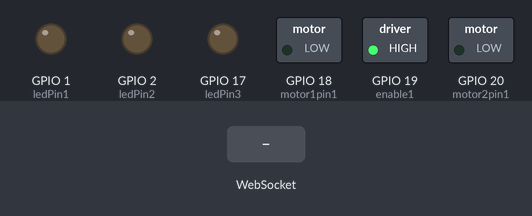
Recording of a sketch running on a simulated ESP32. Shown: switched loads named in the sketch (green lamp = pin HIGH), output pins drawn as LEDs (lit = HIGH). Inputs (shaded band) come from the test bench. WiFi joins after 1.5 s; servers stay silent unless stated; storage starts empty; what the sketch prints to the serial monitor is not drawn.

Above: at 3.2 s.
3.3 s: WebSocket text "F" received
At 3.7 s:
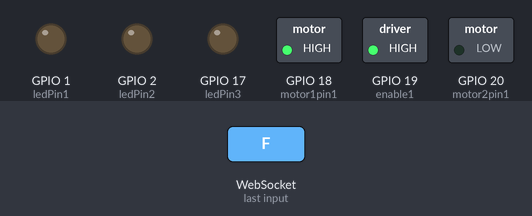
4.8 s: WebSocket text "B" received
At 6.0 s:
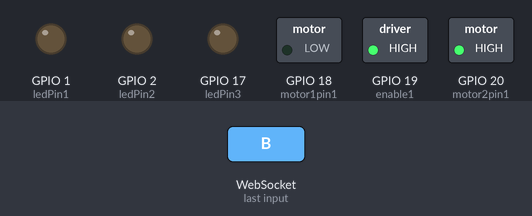
Timing chart, 0 to 7.8 s (numbered marks = the images above; inputs shaded):
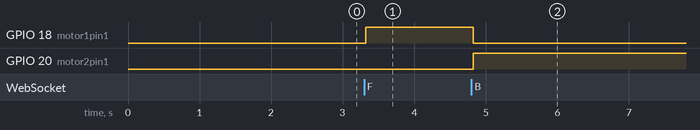

The sketch:

esp32_Bootcamptest2.ino
```cpp
#include <ArduinoJson.h>

/*
  Rui Santos
  Complete project details at https://RandomNerdTutorials.com/esp32-web-server-websocket-sliders/

  Permission is hereby granted, free of charge, to any person obtaining a copy
  of this software and associated documentation files.

  The above copyright notice and this permission notice shall be included in all
  copies or substantial portions of the Software.
*/

#include <Arduino.h>
#include <WiFi.h>
#include <AsyncTCP.h>
#include <ESPAsyncWebServer.h>
#include "SPIFFS.h"
#include <Arduino_JSON.h>

// Replace with your network credentials
const char* ssid = "WAVLINK-N";
const char* password = "SanjaySaskia@123";

// Create AsyncWebServer object on port 80
AsyncWebServer server(80);
// Create a WebSocket object

AsyncWebSocket ws("/ws");
// Set LED GPIO
const int ledPin1 = 1;
const int ledPin2 = 2;
const int ledPin3 = 17;

const int motor1pin1 = 18;
const int motor2pin1 = 20;
const int enable1 = 19;

String message = "";
String sliderValue1 = "0";
String sliderValue2 = "0";
String sliderValue3 = "0";

int dutyCycle1;
int dutyCycle2;
  int dutyCycle3;

// setting PWM properties
const int freq = 5000;
const int ledChannel1 = 0;
const int ledChannel2 = 1;
const int ledChannel3 = 2;

const int resolution = 8;

//Json Variable to Hold Slider Values
JSONVar sliderValues;

//Get Slider Values
String getSliderValues(){
  sliderValues["sliderValue1"] = String(sliderValue1);
  sliderValues["sliderValue2"] = String(sliderValue2);
  sliderValues["sliderValue3"] = String(sliderValue3);

  String jsonString = JSON.stringify(sliderValues);
  return jsonString;
}

// Initialize SPIFFS
void initFS() {
  if (!SPIFFS.begin()) {
    Serial.println("An error has occurred while mounting SPIFFS");
  }
  else{
   Serial.println("SPIFFS mounted successfully");
  }
}

// Initialize WiFi
void initWiFi() {
  WiFi.mode(WIFI_STA);
  WiFi.begin(ssid, password);
  Serial.print("Connecting to WiFi ..");
  while (WiFi.status() != WL_CONNECTED) {
    Serial.print('.');
    delay(1000);
  }
  Serial.println(WiFi.localIP());
}

void Forward(){
 digitalWrite(18,HIGH);
 digitalWrite(20,LOW);
}

void Back(){
 digitalWrite(18,LOW);
 digitalWrite(20,HIGH);

}

void Left()
{}
void Right(){}

void notifyClients(String sliderValues) {
  ws.textAll(sliderValues);
}

void handleWebSocketMessage(void *arg, uint8_t *data, size_t len) {
  AwsFrameInfo *info = (AwsFrameInfo*)arg;
  if (info->final && info->index == 0 && info->len == len && info->opcode == WS_TEXT) {
    data[len] = 0;
    message = (char*)data;
    Serial.println(message);
    if (message.indexOf("1s") >= 0) {
      Serial.println("1s activated");
      sliderValue1 = message.substring(2);
      dutyCycle1 = map(sliderValue1.toInt(), 0, 100, 0, 255);
      Serial.println(dutyCycle1);
      Serial.print(getSliderValues());
      notifyClients(getSliderValues());
    }
    if (message.indexOf("F")>= 0) {
//        sliderValue2 = message.substring(2);
//        dutyCycle2 = map(sliderValue2.toInt(), 0, 100, 0, 255);
//        Serial.println(dutyCycle2);
//        Serial.print(getSliderValues());
//        notifyClients(getSliderValues());
        Serial.println("Forward");
        Forward();
    }
    if (message.indexOf("L") >= 0) {
    Serial.println("Left");
    Left();
    }
      if (message.indexOf("B") >= 0) {
    Serial.println("Back");
    Back();
    }
    if (message.indexOf("R") >= 0) {
    Serial.println("Right");
    Right();
    }
    if (strcmp((char*)data, "getValues") == 0) {
      notifyClients(getSliderValues());
    }
  }
}
void onEvent(AsyncWebSocket *server, AsyncWebSocketClient *client, AwsEventType type, void *arg, uint8_t *data, size_t len) {
  switch (type) {
    case WS_EVT_CONNECT:
      Serial.printf("WebSocket client #%u connected from %s\n", client->id(), client->remoteIP().toString().c_str());
      break;
    case WS_EVT_DISCONNECT:
      Serial.printf("WebSocket client #%u disconnected\n", client->id());
      break;
    case WS_EVT_DATA:
      handleWebSocketMessage(arg, data, len);
      break;
    case WS_EVT_PONG:
    case WS_EVT_ERROR:
      break;
  }
}

void initWebSocket() {
  ws.onEvent(onEvent);
  server.addHandler(&ws);
}

void setup() {
  Serial.begin(115200);
  pinMode(ledPin1, OUTPUT);
  pinMode(ledPin2, OUTPUT);
  pinMode(ledPin3, OUTPUT);
  initFS();
  initWiFi();

  // configure LED PWM functionalitites
  ledcSetup(ledChannel1, freq, resolution);
  ledcSetup(ledChannel2, freq, resolution);
  ledcSetup(ledChannel3, freq, resolution);

  // attach the channel to the GPIO to be controlled
  ledcAttachPin(ledPin1, ledChannel1);
  ledcAttachPin(ledPin2, ledChannel2);
  ledcAttachPin(ledPin3, ledChannel3);


  initWebSocket();

  // Web Server Root URL
  server.on("/", HTTP_GET, [](AsyncWebServerRequest *request){
    request->send(SPIFFS, "/index.html", "text/html");
  });

  server.serveStatic("/", SPIFFS, "/");

  // Start server
  server.begin();
 pinMode(motor1pin1, OUTPUT);
 pinMode(motor2pin1, OUTPUT);
 pinMode(enable1, OUTPUT);
 digitalWrite(enable1, HIGH);
 analogWrite(enable1, 255);

}

void loop() {
  ledcWrite(ledChannel1, dutyCycle1);
  ledcWrite(ledChannel2, dutyCycle2);
  ledcWrite(ledChannel3, dutyCycle3);

  ws.cleanupClients();
}
```

Measured:
- after the input at 3.3 s, GPIO 18 (motor1pin1): LOW → HIGH at once
- after the input at 4.8 s, GPIO 18 (motor1pin1): HIGH → LOW at once; GPIO 20 (motor2pin1): LOW → HIGH at once
